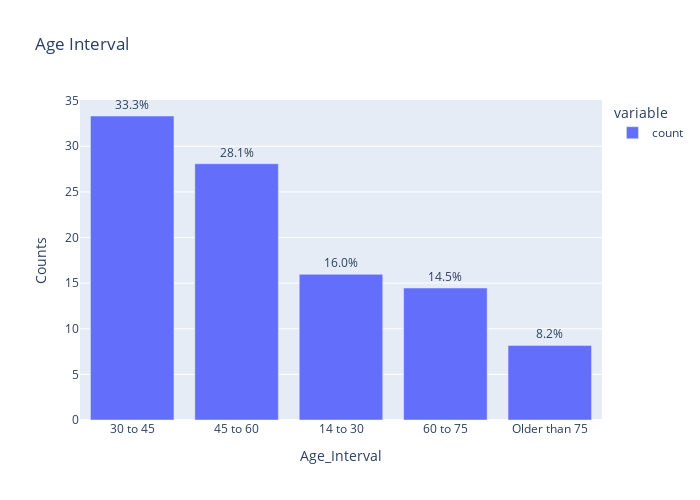

The notebook cell saved with this chart:
### Code cell
cat_bar('age_interval')

### Figure 1 — Plotly figure (JSON) as saved in the notebook; plotly's stock layout.template omitted (floating-point values rounded to 4 significant figures)
{"data": [{"alignmentgroup": "True", "hovertemplate": "variable=count<br>age_interval=%{x}<br>value=%{y}<extra></extra>", "legendgroup": "count", "marker": {"color": "#636efa", "pattern": {"shape": ""}}, "name": "count", "offsetgroup": "count", "orientation": "v", "showlegend": true, "textposition": "outside", "texttemplate": "%{y:.1f}%", "type": "bar", "x": ["30 to 45", "45 to 60", "14 to 30", "60 to 75", "Older than 75"], "xaxis": "x", "y": [33.32, 28.08, 15.96, 14.46, 8.175], "yaxis": "y"}], "layout": {"barmode": "relative", "height": 500, "legend": {"title": {"text": "variable"}, "tracegroupgap": 0}, "title": {"text": "Age Interval"}, "width": 700, "xaxis": {"anchor": "y", "autorange": true, "domain": [0, 1], "range": [-0.5, 4.5], "title": {"text": "Age_Interval"}, "type": "category"}, "yaxis": {"anchor": "x", "autorange": true, "domain": [0, 1], "range": [0, 35.07], "title": {"text": "Counts"}, "type": "linear"}}}
